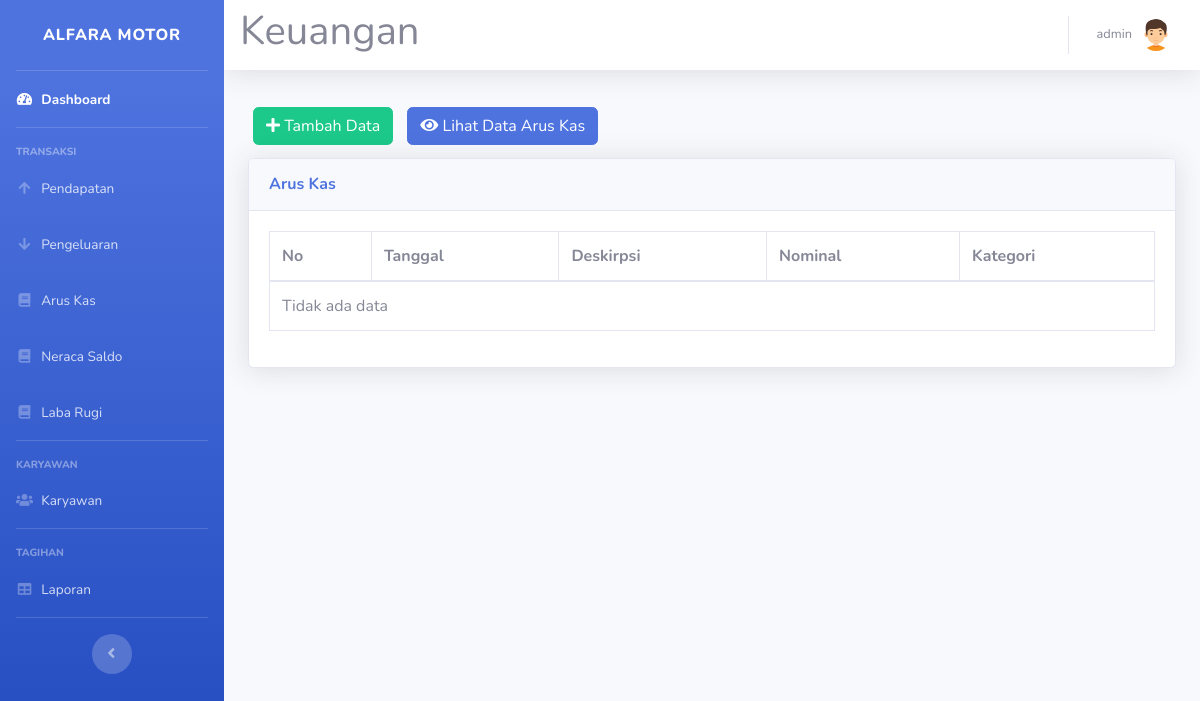
Page /arus-kas.php (signed in) on the earlier database version.
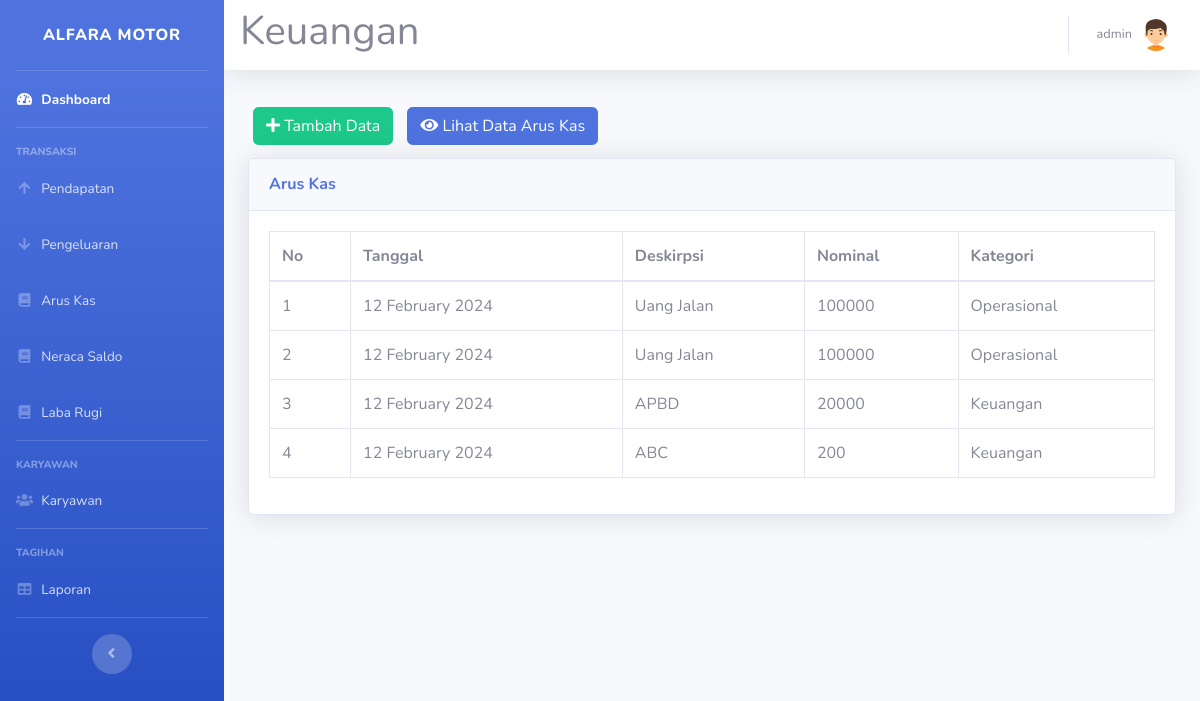
Same page on the later database version.
### tables this page shows
CREATE TABLE `arus_kas` (
  `id_arus_kas` int(11) NOT NULL,
  `tanggal` date DEFAULT NULL,
  `sumber` varchar(150) DEFAULT NULL,
  `jumlah` int(30) DEFAULT NULL,
  `status` int(5) DEFAULT NULL,
  `id_user` int(5) DEFAULT NULL
);

### arus-kas.php (the view, shortened to what this page needs)
<!DOCTYPE html>
<html lang="en">
<head>
    <link href="vendor/fontawesome-free/css/all.min.css" rel="stylesheet" type="text/css">
    <link href="css/sb-admin-2.min.css" rel="stylesheet">
</head>
<body id="page-top">
    <?php
    require 'koneksi.php';
    require('sidebar.php');
    ?>
    <div id="content">
        <?php require('navbar.php'); ?>
        <div class="container-fluid">
            <div class="row">
                <div class="col-12">
                    <div class="py-2">
                        <a href="arus-kas-tambah.php" class="btn btn-success" style="margin:5px"><i class="fa fa-plus"></i> Tambah Data</a>
                        <a href="arus-kas-lihat.php" class="btn btn-primary" style="margin:5px"><i class="fa fa-eye"></i> Lihat Data Arus Kas</a>
                    </div>
                    <div class="card shadow mb-4">
                        <div class="card-header py-3">
                            <h6 class="m-0 font-weight-bold text-primary">Arus Kas</h6>
                        </div>
                        <div class="card-body">
                            <div class="table-responsive">
                                <table class="table table-bordered" id="dataTable" width="100%" cellspacing="0">
                                    <thead>
                                        <tr>
                                            <th>No</th>
                                            <th>Tanggal</th>
                                            <th>Deskirpsi</th>
                                            <th>Nominal</th>
                                            <th>Kategori</th>
                                        </tr>
                                    </thead>
                                    <tbody>
                                        <?php
                                        $sql = "SELECT * FROM arus_kas";
                                        $result = $koneksi->query($sql);
                                        if ($result === FALSE) {
                                            echo "Error: " . $koneksi->error;
                                        } else {
                                            if ($result->num_rows > 0) {
                                                $no = 1;
                                                while ($row = $result->fetch_assoc()) {
                                                    echo "<tr>
                                                    <td>" . $no . "</td>
                                                    <td>" . date('d F Y', strtotime($row['tanggal'])) . "</td>
                                                    <td>" . $row['sumber'] . "</td>
                                                    <td>" . $row['jumlah'] . "</td>
                                                    <td>";
                                                    if ($row['status'] == 2) {
                                                        echo "Keuangan";
                                                    } elseif ($row['status'] == 1) {
                                                        echo "Operasional";
                                                    } else {
                                                        echo "Tidak valid";
                                                    }
                                                    echo "</td>
                                                </tr>";
                                                    $no++;
                                                }
                                            } else {
                                                echo "<tr><td colspan='5'>Tidak ada data</td></tr>";
                                            }
                                        }
                                        ?>
                                    </tbody>
                                </table>
                            </div>
                        </div>
                    </div>
                </div>
            </div>
        </div>
    </div>
</body>
</html>

### sidebar.php (shortened to what this page needs)
<div id="wrapper">
    <ul class="navbar-nav bg-gradient-primary sidebar sidebar-dark accordion" id="accordionSidebar">
        <a class="sidebar-brand d-flex align-items-center justify-content-center" href="index.php">
            <div class="sidebar-brand-text mx-3">Alfara Motor</div>
        </a>
        <hr class="sidebar-divider my-0">
        <li class="nav-item active">
            <a class="nav-link" href="index.php">
                <i class="fas fa-fw fa-tachometer-alt"></i>
                <span>Dashboard</span></a>
        </li>
        <hr class="sidebar-divider">
        <div class="sidebar-heading">
            Transaksi
        </div>
        <li class="nav-item">
            <a class="nav-link collapsed" href="pendapatan.php">
                <i class="fas fa-fw fa-arrow-up"></i>
                <span>Pendapatan</span>
            </a>
        </li>
        <li class="nav-item">
            <a class="nav-link collapsed" href="pengeluaran.php">
                <i class="fas fa-fw fa-arrow-down"></i>
                <span>Pengeluaran</span>
            </a>
        </li>
        <li class="nav-item">
            <a class="nav-link collapsed" href="arus-kas.php">
                <i class="fas fa-fw fa-book"></i>
                <span>Arus Kas</span>
            </a>
        </li>
        <li class="nav-item">
            <a class="nav-link collapsed" href="neraca-saldo.php">
                <i class="fas fa-fw fa-book"></i>
                <span>Neraca Saldo</span>
            </a>
        </li>
        <li class="nav-item">
            <a class="nav-link collapsed" href="laba-rugi.php">
                <i class="fas fa-fw fa-book"></i>
                <span>Laba Rugi</span>
            </a>
        </li>
        <hr class="sidebar-divider">
        <div class="sidebar-heading">
            Karyawan
        </div>
        <li class="nav-item">
            <a class="nav-link collapsed" href="karyawan.php">
                <i class="fas fa-fw fa-users"></i>
                <span>Karyawan</span>
            </a>
        </li>
        <hr class="sidebar-divider">
        <div class="sidebar-heading">
            Tagihan
        </div>
        <li class="nav-item">
            <a class="nav-link" href="laporan.php">
                <i class="fas fa-fw fa-table"></i>
                <span>Laporan</span></a>
        </li>
        <hr class="sidebar-divider d-none d-md-block">
        <div class="text-center d-none d-md-inline">
            <button class="rounded-circle border-0" id="sidebarToggle"></button>
        </div>
    </ul>
    <div id="content-wrapper" class="d-flex flex-column">

### navbar.php (shortened to what this page needs)
        <nav class="navbar navbar-expand navbar-light bg-white topbar mb-4 static-top shadow">
		<h1>Keuangan</h1>
<?php require 'user.php'; ?>
        </nav>

### user.php (shortened to what this page needs)
<ul class="navbar-nav ml-auto">
  <li class="nav-item dropdown no-arrow">
    <a class="nav-link dropdown-toggle" href="#" id="userDropdown" role="button" data-toggle="dropdown" aria-haspopup="true" aria-expanded="false">
      <span class="mr-2 d-none d-lg-inline text-gray-600 small"><?=$_SESSION['nama']?></span>
      <img class="img-profile rounded-circle" src="img/boy(2).png">
    </a>
  </li>
</ul>

Differences in the rows shown:
added arus_kas: tanggal "12 February 2024", sumber "Uang Jalan", jumlah "100000", status "Operasional"
added arus_kas: tanggal "12 February 2024", sumber "Uang Jalan", jumlah "100000", status "Operasional"
added arus_kas: tanggal "12 February 2024", sumber "APBD", jumlah "20000", status "Keuangan"
added arus_kas: tanggal "12 February 2024", sumber "ABC", jumlah "200", status "Keuangan"
Other differences:
text no longer shown: "Tidak ada data"
